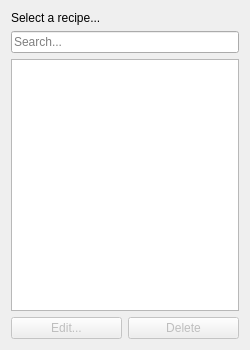
<?xml version="1.0" encoding="UTF-8"?>
<ui version="4.0">
 <class>recipeListDialog</class>
 <widget class="QDialog" name="recipeListDialog">
  <property name="windowModality">
   <enum>Qt::WindowModal</enum>
  </property>
  <property name="geometry">
   <rect>
    <x>0</x>
    <y>0</y>
    <width>250</width>
    <height>350</height>
   </rect>
  </property>
  <property name="minimumSize">
   <size>
    <width>250</width>
    <height>350</height>
   </size>
  </property>
  <property name="windowTitle">
   <string>Recipe Editor</string>
  </property>
  <property name="modal">
   <bool>true</bool>
  </property>
  <layout class="QVBoxLayout" name="verticalLayout">
   <item>
    <widget class="QLabel" name="label">
     <property name="text">
      <string>Select a recipe...</string>
     </property>
    </widget>
   </item>
   <item>
    <widget class="QLineEdit" name="searchTextBox">
     <property name="toolTip">
      <string>Search for Items</string>
     </property>
     <property name="placeholderText">
      <string>Search...</string>
     </property>
    </widget>
   </item>
   <item>
    <widget class="QTreeView" name="recipesList"/>
   </item>
   <item>
    <layout class="QHBoxLayout" name="horizontalLayout">
     <item>
      <widget class="QPushButton" name="editButton">
       <property name="enabled">
        <bool>false</bool>
       </property>
       <property name="text">
        <string>Edit...</string>
       </property>
      </widget>
     </item>
     <item>
      <widget class="QPushButton" name="deleteButton">
       <property name="enabled">
        <bool>false</bool>
       </property>
       <property name="text">
        <string>Delete</string>
       </property>
      </widget>
     </item>
    </layout>
   </item>
  </layout>
 </widget>
 <resources/>
 <connections/>
</ui>
